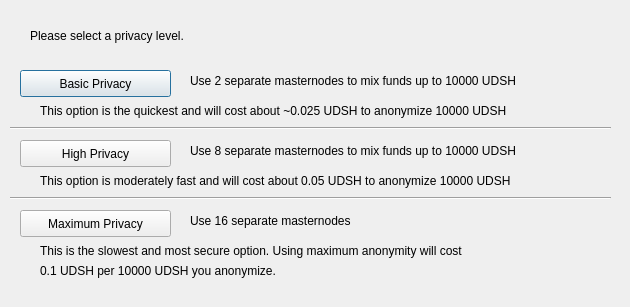
<?xml version="1.0" encoding="UTF-8"?>
<ui version="4.0">
 <class>ObfuscationConfig</class>
 <widget class="QDialog" name="ObfuscationConfig">
  <property name="geometry">
   <rect>
    <x>0</x>
    <y>0</y>
    <width>630</width>
    <height>307</height>
   </rect>
  </property>
  <property name="windowTitle">
   <string>Configure Obfuscation</string>
  </property>
  <widget class="QPushButton" name="buttonBasic">
   <property name="geometry">
    <rect>
     <x>20</x>
     <y>70</y>
     <width>151</width>
     <height>27</height>
    </rect>
   </property>
   <property name="text">
    <string>Basic Privacy</string>
   </property>
  </widget>
  <widget class="QPushButton" name="buttonHigh">
   <property name="geometry">
    <rect>
     <x>20</x>
     <y>140</y>
     <width>151</width>
     <height>27</height>
    </rect>
   </property>
   <property name="text">
    <string>High Privacy</string>
   </property>
  </widget>
  <widget class="QPushButton" name="buttonMax">
   <property name="geometry">
    <rect>
     <x>20</x>
     <y>210</y>
     <width>151</width>
     <height>27</height>
    </rect>
   </property>
   <property name="text">
    <string>Maximum Privacy</string>
   </property>
  </widget>
  <widget class="QLabel" name="label">
   <property name="geometry">
    <rect>
     <x>30</x>
     <y>20</y>
     <width>571</width>
     <height>31</height>
    </rect>
   </property>
   <property name="text">
    <string>Please select a privacy level.</string>
   </property>
  </widget>
  <widget class="QLabel" name="label_2">
   <property name="geometry">
    <rect>
     <x>190</x>
     <y>70</y>
     <width>421</width>
     <height>21</height>
    </rect>
   </property>
   <property name="text">
    <string>Use 2 separate masternodes to mix funds up to 10000 UDSH</string>
   </property>
  </widget>
  <widget class="QLabel" name="label_3">
   <property name="geometry">
    <rect>
     <x>190</x>
     <y>140</y>
     <width>411</width>
     <height>21</height>
    </rect>
   </property>
   <property name="text">
    <string>Use 8 separate masternodes to mix funds up to 10000 UDSH</string>
   </property>
  </widget>
  <widget class="QLabel" name="label_4">
   <property name="geometry">
    <rect>
     <x>190</x>
     <y>210</y>
     <width>421</width>
     <height>21</height>
    </rect>
   </property>
   <property name="text">
    <string>Use 16 separate masternodes</string>
   </property>
  </widget>
  <widget class="QLabel" name="label_6">
   <property name="geometry">
    <rect>
     <x>40</x>
     <y>100</y>
     <width>561</width>
     <height>21</height>
    </rect>
   </property>
   <property name="text">
    <string>This option is the quickest and will cost about ~0.025 UDSH to anonymize 10000 UDSH</string>
   </property>
  </widget>
  <widget class="QLabel" name="label_7">
   <property name="geometry">
    <rect>
     <x>40</x>
     <y>170</y>
     <width>561</width>
     <height>21</height>
    </rect>
   </property>
   <property name="text">
    <string>This option is moderately fast and will cost about 0.05 UDSH to anonymize 10000 UDSH</string>
   </property>
  </widget>
  <widget class="QLabel" name="label_8">
   <property name="geometry">
    <rect>
     <x>40</x>
     <y>240</y>
     <width>561</width>
     <height>21</height>
    </rect>
   </property>
   <property name="text">
    <string>This is the slowest and most secure option. Using maximum anonymity will cost</string>
   </property>
  </widget>
  <widget class="QLabel" name="label_9">
   <property name="geometry">
    <rect>
     <x>40</x>
     <y>260</y>
     <width>561</width>
     <height>21</height>
    </rect>
   </property>
   <property name="text">
    <string>0.1 UDSH per 10000 UDSH you anonymize.</string>
   </property>
  </widget>
  <widget class="Line" name="line">
   <property name="geometry">
    <rect>
     <x>10</x>
     <y>120</y>
     <width>601</width>
     <height>16</height>
    </rect>
   </property>
   <property name="orientation">
    <enum>Qt::Horizontal</enum>
   </property>
  </widget>
  <widget class="Line" name="line_2">
   <property name="geometry">
    <rect>
     <x>10</x>
     <y>190</y>
     <width>601</width>
     <height>16</height>
    </rect>
   </property>
   <property name="orientation">
    <enum>Qt::Horizontal</enum>
   </property>
  </widget>
 </widget>
 <resources/>
 <connections/>
</ui>
